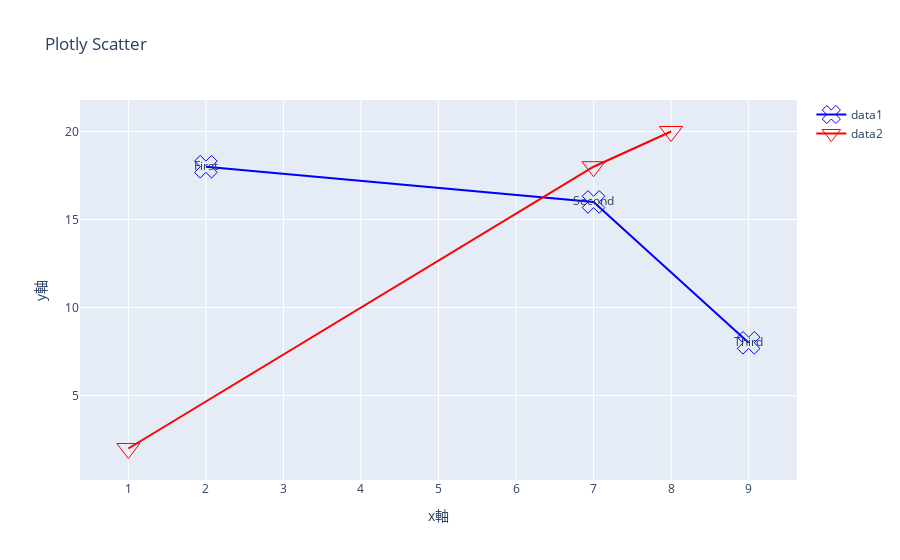

The cell this chart's notebook holds for it:
### Code cell
import plotly.graph_objs as go
import plotly.offline as pof

pof.init_notebook_mode(connected = True)

## 數據
## go.Scatter()
## marker: 記號點, symbol - 調整樣式
## mode: 圖像的種類，可以單獨寫text, lines, markers，也可以加在一起混合使用: text+lines 或 markers+lines 或 markers + lines + text等各種組合
## text: 標記上的文字
## name: 數據名稱

data1 = go.Scatter(
    x = [2, 7, 9],
    y = [18, 16, 8],
    marker = {'color': 'blue', 'symbol': 104, 'size': 20},
    mode = "markers+lines+text",
    text = ["First", "Second", "Third"],
    name = 'data1'
    
)


data2 = go.Scatter(
    x = [1, 7, 8],
    y = [2, 18, 20],
    marker = {'color': 'red', 'symbol': 106, 'size': 20},
    mode = "markers+lines",
    text = ["First", "Second", "Third"],
    name = 'data2'
    
)


## 介面
layout = go.Layout(title = "Plotly Scatter", xaxis = {'title': 'x軸'}, yaxis = {'title': 'y軸'})

## 將data和介面結合
figure = go.Figure(data = [data1, data2], layout = layout)

## 繪圖
pof.iplot(figure, filename = 'First Plotly', show_link = True, link_text = "Plotly Links", image = 'png', image_height = 800, image_width = 900)

### Figure 1 — Plotly figure (JSON) as saved in the notebook; plotly's stock layout.template omitted (floating-point values rounded to 4 significant figures)
{"data": [{"marker": {"color": "blue", "size": 20, "symbol": 104}, "mode": "markers+lines+text", "name": "data1", "text": ["First", "Second", "Third"], "type": "scatter", "x": [2, 7, 9], "y": [18, 16, 8]}, {"marker": {"color": "red", "size": 20, "symbol": 106}, "mode": "markers+lines", "name": "data2", "text": ["First", "Second", "Third"], "type": "scatter", "x": [1, 7, 8], "y": [2, 18, 20]}], "layout": {"title": {"text": "Plotly Scatter"}, "xaxis": {"title": {"text": "x軸"}}, "yaxis": {"title": {"text": "y軸"}}}}
